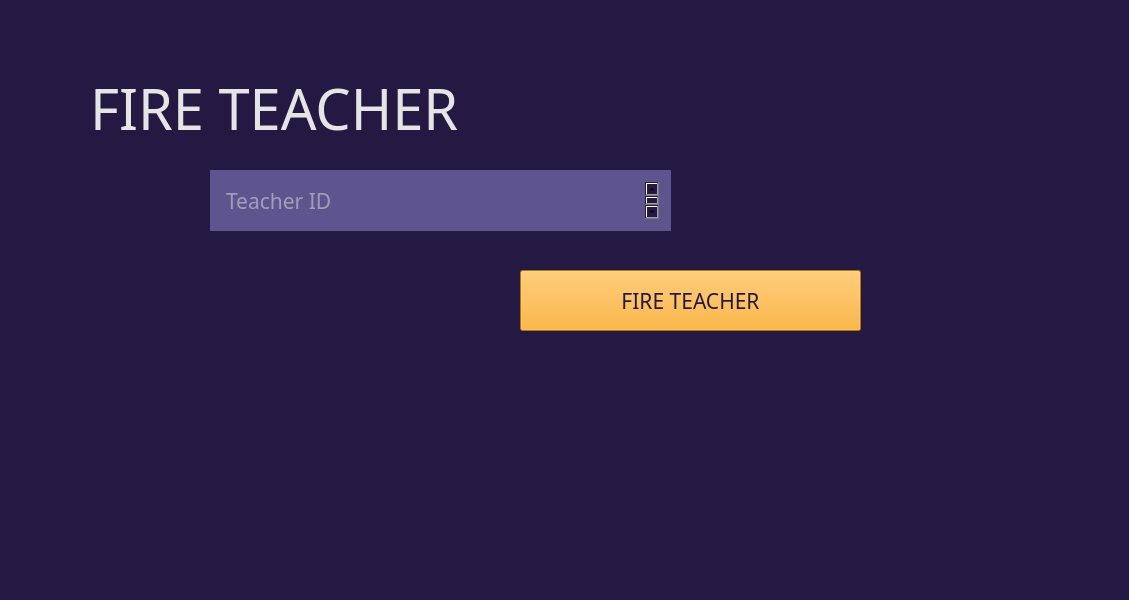
<?xml version="1.0" encoding="UTF-8"?>
<ui version="4.0">
 <class>Form</class>
 <widget class="QWidget" name="Form">
  <property name="geometry">
   <rect>
    <x>0</x>
    <y>0</y>
    <width>1129</width>
    <height>600</height>
   </rect>
  </property>
  <property name="windowTitle">
   <string>Form</string>
  </property>
  <property name="styleSheet">
   <string notr="true">background-color: rgb(35, 25, 66);</string>
  </property>
  <widget class="QLabel" name="label_2">
   <property name="geometry">
    <rect>
     <x>90</x>
     <y>70</y>
     <width>613</width>
     <height>77</height>
    </rect>
   </property>
   <property name="font">
    <font>
     <family>Montserrat ExtraBold</family>
     <pointsize>42</pointsize>
    </font>
   </property>
   <property name="styleSheet">
    <string notr="true">background:None;
color: rgb(229, 229, 229);
image:None;
</string>
   </property>
   <property name="text">
    <string>FIRE TEACHER</string>
   </property>
   <property name="alignment">
    <set>Qt::AlignJustify|Qt::AlignVCenter</set>
   </property>
  </widget>
  <widget class="QTextEdit" name="eid">
   <property name="geometry">
    <rect>
     <x>210</x>
     <y>170</y>
     <width>461</width>
     <height>61</height>
    </rect>
   </property>
   <property name="font">
    <font>
     <family>Montserrat</family>
     <pointsize>16</pointsize>
     <weight>50</weight>
     <italic>false</italic>
     <bold>false</bold>
    </font>
   </property>
   <property name="styleSheet">
    <string notr="true">background-color: rgb(94, 84, 142);
border: None;
padding:12px;
color: rgb(229, 229, 229);
font: 16pt &quot;Montserrat&quot;;</string>
   </property>
   <property name="placeholderText">
    <string>Teacher ID</string>
   </property>
  </widget>
  <widget class="QPushButton" name="start">
   <property name="geometry">
    <rect>
     <x>520</x>
     <y>270</y>
     <width>341</width>
     <height>61</height>
    </rect>
   </property>
   <property name="font">
    <font>
     <family>Montserrat SemiBold</family>
     <pointsize>16</pointsize>
    </font>
   </property>
   <property name="styleSheet">
    <string notr="true"> background-color: rgb(252, 163, 17);
color: rgb(35, 25, 66);
image: None;</string>
   </property>
   <property name="text">
    <string>FIRE TEACHER</string>
   </property>
  </widget>
 </widget>
 <resources/>
 <connections/>
</ui>
